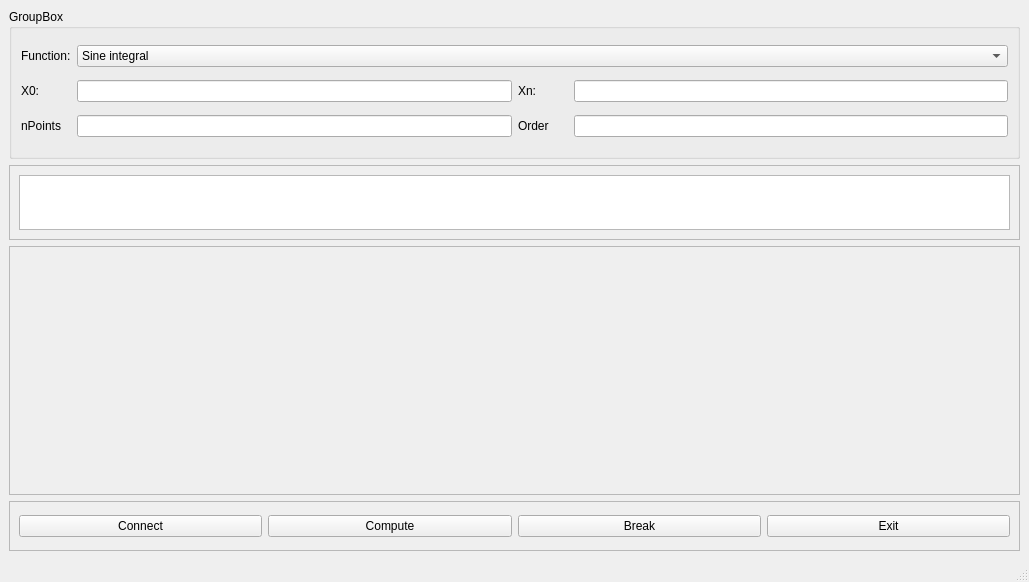
<?xml version="1.0" encoding="UTF-8"?>
<ui version="4.0">
 <class>MainWindow</class>
 <widget class="QMainWindow" name="MainWindow">
  <property name="geometry">
   <rect>
    <x>0</x>
    <y>0</y>
    <width>1029</width>
    <height>582</height>
   </rect>
  </property>
  <property name="minimumSize">
   <size>
    <width>0</width>
    <height>0</height>
   </size>
  </property>
  <property name="windowTitle">
   <string>MainWindow</string>
  </property>
  <widget class="QWidget" name="centralwidget">
   <layout class="QVBoxLayout" name="verticalLayout">
    <property name="leftMargin">
     <number>9</number>
    </property>
    <item>
     <widget class="QGroupBox" name="groupBox">
      <property name="maximumSize">
       <size>
        <width>16777215</width>
        <height>150</height>
       </size>
      </property>
      <property name="title">
       <string>GroupBox</string>
      </property>
      <layout class="QVBoxLayout" name="verticalLayout_2">
       <item>
        <layout class="QHBoxLayout" name="horizontalLayout">
         <item>
          <widget class="QLabel" name="w_FunctionLabel">
           <property name="minimumSize">
            <size>
             <width>1</width>
             <height>0</height>
            </size>
           </property>
           <property name="maximumSize">
            <size>
             <width>50</width>
             <height>16777215</height>
            </size>
           </property>
           <property name="text">
            <string>Function:</string>
           </property>
          </widget>
         </item>
         <item>
          <widget class="QComboBox" name="w_FunctionComboBox">
           <property name="minimumSize">
            <size>
             <width>0</width>
             <height>0</height>
            </size>
           </property>
           <item>
            <property name="text">
             <string>Sine integral</string>
            </property>
           </item>
           <item>
            <property name="text">
             <string>Cosine integral</string>
            </property>
           </item>
           <item>
            <property name="text">
             <string>Bessel function</string>
            </property>
           </item>
           <item>
            <property name="text">
             <string>Fresnel integral S</string>
            </property>
           </item>
           <item>
            <property name="text">
             <string>Fresnel integral C</string>
            </property>
           </item>
          </widget>
         </item>
        </layout>
       </item>
       <item>
        <layout class="QHBoxLayout" name="horizontalLayout_2">
         <item>
          <widget class="QLabel" name="w_X0Label">
           <property name="minimumSize">
            <size>
             <width>50</width>
             <height>0</height>
            </size>
           </property>
           <property name="text">
            <string>X0:</string>
           </property>
          </widget>
         </item>
         <item>
          <widget class="QLineEdit" name="w_X0LineEdit"/>
         </item>
         <item>
          <widget class="QLabel" name="w_XnLabel">
           <property name="minimumSize">
            <size>
             <width>50</width>
             <height>0</height>
            </size>
           </property>
           <property name="text">
            <string>Xn:</string>
           </property>
          </widget>
         </item>
         <item>
          <widget class="QLineEdit" name="w_XnLineEdit"/>
         </item>
        </layout>
       </item>
       <item>
        <layout class="QHBoxLayout" name="horizontalLayout_3">
         <item>
          <widget class="QLabel" name="w_PointsLabel">
           <property name="minimumSize">
            <size>
             <width>50</width>
             <height>0</height>
            </size>
           </property>
           <property name="text">
            <string>nPoints</string>
           </property>
          </widget>
         </item>
         <item>
          <widget class="QLineEdit" name="w_PointsLineEdit"/>
         </item>
         <item>
          <widget class="QLabel" name="w_OrderLabel">
           <property name="minimumSize">
            <size>
             <width>50</width>
             <height>0</height>
            </size>
           </property>
           <property name="text">
            <string>Order</string>
           </property>
          </widget>
         </item>
         <item>
          <widget class="QLineEdit" name="w_OrderLineEdit"/>
         </item>
        </layout>
       </item>
      </layout>
     </widget>
    </item>
    <item>
     <widget class="QFrame" name="frame_3">
      <property name="maximumSize">
       <size>
        <width>16777215</width>
        <height>75</height>
       </size>
      </property>
      <property name="frameShape">
       <enum>QFrame::StyledPanel</enum>
      </property>
      <property name="frameShadow">
       <enum>QFrame::Raised</enum>
      </property>
      <layout class="QHBoxLayout" name="horizontalLayout_7">
       <item>
        <widget class="QTextBrowser" name="w_TextBrowser"/>
       </item>
      </layout>
     </widget>
    </item>
    <item>
     <widget class="QFrame" name="frame_2">
      <property name="frameShape">
       <enum>QFrame::StyledPanel</enum>
      </property>
      <property name="frameShadow">
       <enum>QFrame::Raised</enum>
      </property>
      <layout class="QHBoxLayout" name="horizontalLayout_6">
       <item>
        <widget class="QCustomPlot" name="w_Plot" native="true"/>
       </item>
      </layout>
     </widget>
    </item>
    <item>
     <widget class="QFrame" name="frame">
      <property name="maximumSize">
       <size>
        <width>16777215</width>
        <height>50</height>
       </size>
      </property>
      <property name="frameShape">
       <enum>QFrame::StyledPanel</enum>
      </property>
      <property name="frameShadow">
       <enum>QFrame::Raised</enum>
      </property>
      <layout class="QHBoxLayout" name="horizontalLayout_5">
       <item>
        <layout class="QHBoxLayout" name="horizontalLayout_4">
         <item>
          <widget class="QPushButton" name="w_ConnectButton">
           <property name="text">
            <string>Connect</string>
           </property>
          </widget>
         </item>
         <item>
          <widget class="QPushButton" name="w_ComputeButton">
           <property name="text">
            <string>Compute</string>
           </property>
          </widget>
         </item>
         <item>
          <widget class="QPushButton" name="w_BreakButton">
           <property name="text">
            <string>Break</string>
           </property>
          </widget>
         </item>
         <item>
          <widget class="QPushButton" name="w_ExitButton">
           <property name="text">
            <string>Exit</string>
           </property>
          </widget>
         </item>
        </layout>
       </item>
      </layout>
     </widget>
    </item>
   </layout>
  </widget>
  <widget class="QMenuBar" name="menubar">
   <property name="geometry">
    <rect>
     <x>0</x>
     <y>0</y>
     <width>1029</width>
     <height>21</height>
    </rect>
   </property>
  </widget>
  <widget class="QStatusBar" name="statusbar"/>
 </widget>
 <customwidgets>
  <customwidget>
   <class>QCustomPlot</class>
   <extends>QWidget</extends>
   <header>qcustomplot.h</header>
   <container>1</container>
  </customwidget>
 </customwidgets>
 <resources/>
 <connections/>
</ui>
